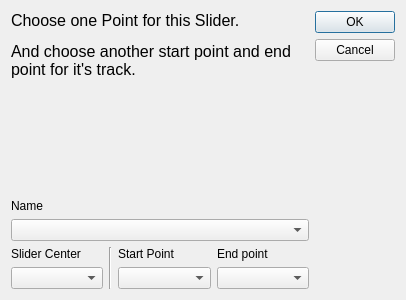
<?xml version="1.0" encoding="UTF-8"?>
<ui version="4.0">
 <class>Dialog</class>
 <widget class="QDialog" name="Dialog">
  <property name="geometry">
   <rect>
    <x>0</x>
    <y>0</y>
    <width>406</width>
    <height>300</height>
   </rect>
  </property>
  <property name="sizePolicy">
   <sizepolicy hsizetype="Preferred" vsizetype="Preferred">
    <horstretch>0</horstretch>
    <verstretch>0</verstretch>
   </sizepolicy>
  </property>
  <property name="minimumSize">
   <size>
    <width>406</width>
    <height>300</height>
   </size>
  </property>
  <property name="maximumSize">
   <size>
    <width>406</width>
    <height>300</height>
   </size>
  </property>
  <property name="windowTitle">
   <string>Slider</string>
  </property>
  <property name="windowIcon">
   <iconset resource="../../icons.qrc">
    <normaloff>:/icons/editslider.png</normaloff>:/icons/editslider.png</iconset>
  </property>
  <property name="sizeGripEnabled">
   <bool>false</bool>
  </property>
  <property name="modal">
   <bool>true</bool>
  </property>
  <layout class="QHBoxLayout" name="horizontalLayout_2">
   <item>
    <layout class="QVBoxLayout" name="verticalLayout">
     <item>
      <widget class="QLabel" name="label_3">
       <property name="text">
        <string>&lt;html&gt;&lt;head/&gt;&lt;body&gt;&lt;p&gt;&lt;span style=&quot; font-size:12pt;&quot;&gt;Choose one Point for this Slider.&lt;/span&gt;&lt;/p&gt;&lt;p&gt;&lt;span style=&quot; font-size:12pt;&quot;&gt;And choose another start point and end point for it's track.&lt;/span&gt;&lt;/p&gt;&lt;/body&gt;&lt;/html&gt;</string>
       </property>
       <property name="textFormat">
        <enum>Qt::RichText</enum>
       </property>
       <property name="alignment">
        <set>Qt::AlignLeading|Qt::AlignLeft|Qt::AlignTop</set>
       </property>
       <property name="wordWrap">
        <bool>true</bool>
       </property>
      </widget>
     </item>
     <item>
      <spacer name="verticalSpacer">
       <property name="orientation">
        <enum>Qt::Vertical</enum>
       </property>
       <property name="sizeHint" stdset="0">
        <size>
         <width>20</width>
         <height>40</height>
        </size>
       </property>
      </spacer>
     </item>
     <item>
      <widget class="QLabel" name="label_5">
       <property name="sizePolicy">
        <sizepolicy hsizetype="Preferred" vsizetype="Fixed">
         <horstretch>0</horstretch>
         <verstretch>0</verstretch>
        </sizepolicy>
       </property>
       <property name="text">
        <string>&lt;html&gt;&lt;head/&gt;&lt;body&gt;&lt;p&gt;Name&lt;/p&gt;&lt;/body&gt;&lt;/html&gt;</string>
       </property>
      </widget>
     </item>
     <item>
      <widget class="QComboBox" name="Slider">
       <property name="sizePolicy">
        <sizepolicy hsizetype="Expanding" vsizetype="Fixed">
         <horstretch>0</horstretch>
         <verstretch>0</verstretch>
        </sizepolicy>
       </property>
      </widget>
     </item>
     <item>
      <layout class="QHBoxLayout" name="horizontalLayout">
       <property name="spacing">
        <number>6</number>
       </property>
       <item>
        <layout class="QVBoxLayout" name="verticalLayout_5">
         <item>
          <widget class="QLabel" name="label">
           <property name="sizePolicy">
            <sizepolicy hsizetype="Preferred" vsizetype="Fixed">
             <horstretch>0</horstretch>
             <verstretch>0</verstretch>
            </sizepolicy>
           </property>
           <property name="text">
            <string>Slider Center</string>
           </property>
          </widget>
         </item>
         <item>
          <widget class="QComboBox" name="Slider_Center">
           <property name="whatsThis">
            <string>Start point for next link.</string>
           </property>
          </widget>
         </item>
        </layout>
       </item>
       <item>
        <widget class="Line" name="line">
         <property name="orientation">
          <enum>Qt::Vertical</enum>
         </property>
        </widget>
       </item>
       <item>
        <layout class="QVBoxLayout" name="verticalLayout_4">
         <item>
          <widget class="QLabel" name="label_2">
           <property name="sizePolicy">
            <sizepolicy hsizetype="Preferred" vsizetype="Fixed">
             <horstretch>0</horstretch>
             <verstretch>0</verstretch>
            </sizepolicy>
           </property>
           <property name="text">
            <string>Start Point</string>
           </property>
          </widget>
         </item>
         <item>
          <widget class="QComboBox" name="Start">
           <property name="whatsThis">
            <string>End point for next link.</string>
           </property>
          </widget>
         </item>
        </layout>
       </item>
       <item>
        <layout class="QVBoxLayout" name="verticalLayout_3">
         <item>
          <widget class="QLabel" name="label_4">
           <property name="text">
            <string>End point</string>
           </property>
          </widget>
         </item>
         <item>
          <widget class="QComboBox" name="End"/>
         </item>
        </layout>
       </item>
      </layout>
     </item>
    </layout>
   </item>
   <item>
    <layout class="QVBoxLayout" name="verticalLayout_2">
     <item>
      <widget class="QDialogButtonBox" name="buttonBox">
       <property name="sizePolicy">
        <sizepolicy hsizetype="Fixed" vsizetype="Fixed">
         <horstretch>0</horstretch>
         <verstretch>0</verstretch>
        </sizepolicy>
       </property>
       <property name="orientation">
        <enum>Qt::Vertical</enum>
       </property>
       <property name="standardButtons">
        <set>QDialogButtonBox::Cancel|QDialogButtonBox::Ok</set>
       </property>
      </widget>
     </item>
     <item>
      <spacer name="verticalSpacer_2">
       <property name="orientation">
        <enum>Qt::Vertical</enum>
       </property>
       <property name="sizeHint" stdset="0">
        <size>
         <width>20</width>
         <height>40</height>
        </size>
       </property>
      </spacer>
     </item>
    </layout>
   </item>
  </layout>
 </widget>
 <resources>
  <include location="../../icons.qrc"/>
 </resources>
 <connections>
  <connection>
   <sender>buttonBox</sender>
   <signal>accepted()</signal>
   <receiver>Dialog</receiver>
   <slot>accept()</slot>
   <hints>
    <hint type="sourcelabel">
     <x>248</x>
     <y>254</y>
    </hint>
    <hint type="destinationlabel">
     <x>157</x>
     <y>274</y>
    </hint>
   </hints>
  </connection>
  <connection>
   <sender>buttonBox</sender>
   <signal>rejected()</signal>
   <receiver>Dialog</receiver>
   <slot>reject()</slot>
   <hints>
    <hint type="sourcelabel">
     <x>316</x>
     <y>260</y>
    </hint>
    <hint type="destinationlabel">
     <x>286</x>
     <y>274</y>
    </hint>
   </hints>
  </connection>
 </connections>
</ui>
